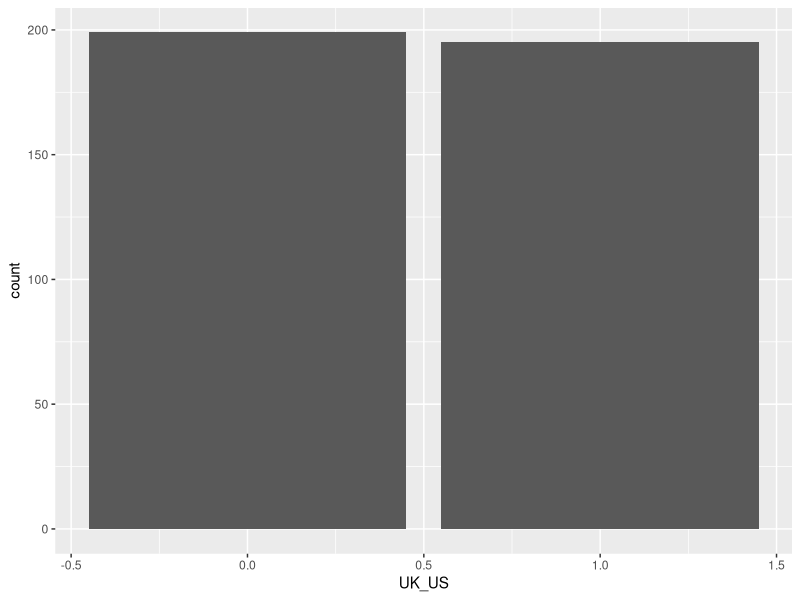
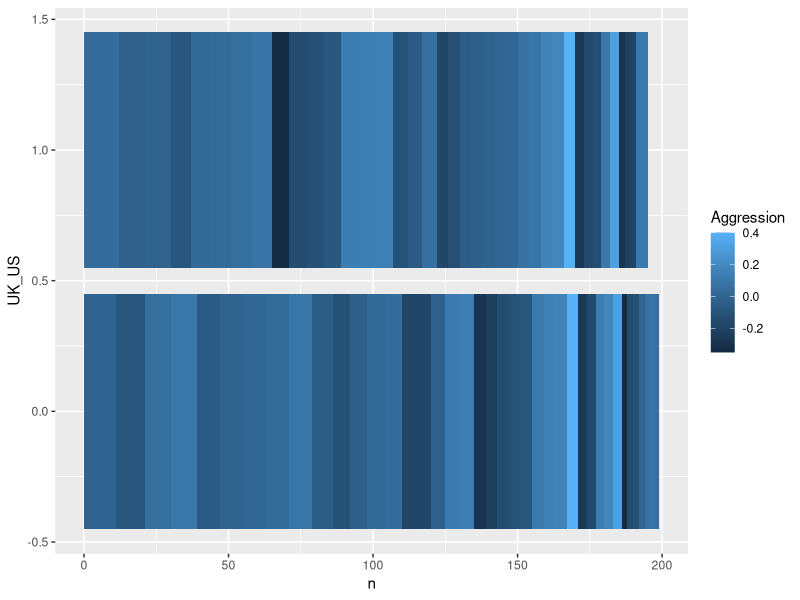

R code for these plots, in order: (Note: this script raises an error after producing the figures.)
## ---- chunk 1

## ---- chunk 2
library(plyr)
library(dplyr)
library(tidyr)
library(readxl)
library(MatchIt)
#library(ggplot2)
#library(caret)
#library(RCurl) #To read the csv file from GitHub directly
library(rmarkdown)
## ---- chunk 3
dta <- read.csv("CAclean.csv")
## ---- chunk 4
dta<-select(dta, -c(X))
## ---- chunk 5
glimpse(dta)
## ---- chunk 6
str(dta)
## ---- chunk 7
library(tidyverse)
dta %>% group_by(Aggression) %>% count() %>% arrange(desc(n))
## ---- chunk 8
agg_count <- dta %>% group_by(Aggression) %>% count() %>% filter(n > 5)
agg_count
## ---- chunk 9
ggplot(dta %>% filter(Aggression %in% unique(agg_count$Aggression)),
       aes(x = UK_US, fill = Aggression)) + geom_bar(position = 'dodge')
## ---- chunk 10
dta %>% group_by(UK_US) %>% count() %>%  arrange(desc(n))
## ---- chunk 11
UKUS_agg <- dta %>% group_by(UK_US, Aggression) %>% count() %>% arrange(desc(n))
UKUS_agg
## ---- chunk 12
ggplot(UKUS_agg %>% filter(Aggression %in% unique(agg_count$Aggression)) , aes(x = UK_US, y = n, fill = Aggression)) + geom_bar(stat = 'identity') +
  coord_flip()
## ---- chunk 13
ggplot(CAclean, aes(x = Aggression, y = Electronic_games, color = UK.US )) + geom_jitter()

ggplot(CAclean, aes(x = Aggression, y = Videos, color = UK.US )) + geom_jitter()

ggplot(CAclean, aes(x = Aggression, y = Siblings, color = UK.US )) + geom_jitter()

ggplot(CAclean, aes(x = Aggression, y = Nutrition, color = UK.US )) + geom_jitter()

ggplot(CAclean, aes(x = Aggression, y = Parental_Approach, color = UK.US )) + geom_jitter()
## ---- chunk 14
dta_new <- filter(dta, Aggression == "0.05" | Aggression == "-0.31")
## ---- chunk 15
agg_count1 <- dta_new %>% group_by(UK_US) %>% count()
agg_count1
## ---- chunk 16
ggplot(CAclean, aes(x = UK.US, y = Videos, color=factor(Aggression))) +
  geom_point()

## ---- chunk 17
CAclean %>%
group_by(UK.US) %>%
  summarise(n_children = n(),
            mean_aggression = mean(Aggression),
            std_error = sd(Aggression) / sqrt(n_children))

## ---- chunk 18
summary(CAclean)

## ---- chunk 19
agg_corr <- cor(childaggression_clean)
cat("Correlation Matrix for Aggression Data\n")
agg_corr
corrplot(agg_corr, method = "circle", type = "upper")
corrplot(agg_corr, method = "shade", type = "upper", diag = FALSE)
## ---- chunk 20
validation_index <- createDataPartition(CAclean$Aggression, p=0.80, list=FALSE)
validation_agg <- CAclean[-validation_index,]
# use the remaining 80% of data to training and testing the models
CAclean <- CAclean[validation_index,]
## ---- chunk 21
model4 = lm(Aggression ~ Electronic_games + Siblings + Nutrition + Parental_Approach, data = CAclean)
summary(model4)

summary(model4)

## ---- chunk 22
control <- trainControl(method="cv", number=5)
set.seed(7)
fit <- train(Aggression ~ Electronic_games + Siblings + Nutrition + Parental_Approach, data = CAclean, method="lm", metric="RMSE", trControl=control)
print(fit)

## ---- chunk 23
model5 = lm(Aggression ~ Electronic_games + Siblings + Nutrition + Parental_Approach, data = validation_agg)
summary(model5)

summary(model5)

## ---- chunk 24
control <- trainControl(method="cv", number=5)
set.seed(7)
fit <- train(Aggression ~ Electronic_games + Siblings + Nutrition + Parental_Approach, data = validation_agg, method="lm", metric="RMSE", trControl=control)
print(fit)
